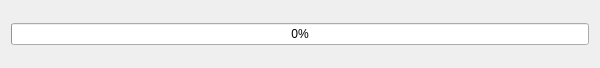
<?xml version="1.0" encoding="UTF-8"?>
<ui version="4.0">
 <class>Dialog</class>
 <widget class="QDialog" name="Dialog">
  <property name="geometry">
   <rect>
    <x>0</x>
    <y>0</y>
    <width>600</width>
    <height>68</height>
   </rect>
  </property>
  <property name="sizePolicy">
   <sizepolicy hsizetype="Preferred" vsizetype="Preferred">
    <horstretch>0</horstretch>
    <verstretch>0</verstretch>
   </sizepolicy>
  </property>
  <property name="minimumSize">
   <size>
    <width>450</width>
    <height>0</height>
   </size>
  </property>
  <property name="windowTitle">
   <string>Export Files</string>
  </property>
  <property name="windowIcon">
   <iconset>
    <normaloff>:/openshot.svg</normaloff>:/openshot.svg</iconset>
  </property>
  <property name="autoFillBackground">
   <bool>false</bool>
  </property>
  <layout class="QGridLayout" name="gridLayout" rowstretch="0,0,0">
   <item row="1" column="0">
    <widget class="QProgressBar" name="progressExportVideo">
     <property name="sizePolicy">
      <sizepolicy hsizetype="Expanding" vsizetype="Fixed">
       <horstretch>0</horstretch>
       <verstretch>0</verstretch>
      </sizepolicy>
     </property>
     <property name="value">
      <number>0</number>
     </property>
    </widget>
   </item>
   <item row="0" column="0">
    <layout class="QVBoxLayout" name="verticalLayout">
     <property name="spacing">
      <number>9</number>
     </property>
     <property name="bottomMargin">
      <number>9</number>
     </property>
     <item>
      <layout class="QHBoxLayout" name="FilePickerArea"/>
     </item>
    </layout>
   </item>
   <item row="2" column="0">
    <widget class="QDialogButtonBox" name="buttonBox">
     <property name="standardButtons">
      <set>QDialogButtonBox::NoButton</set>
     </property>
     <property name="centerButtons">
      <bool>false</bool>
     </property>
    </widget>
   </item>
  </layout>
 </widget>
 <resources/>
 <connections/>
</ui>
